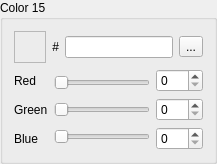
        <widget class="QGroupBox" name="group_15">
         <property name="title">
          <string>Color 15</string>
         </property>
         <layout class="QFormLayout" name="formLayout_65">
          <item row="0" column="0">
           <widget class="QFrame" name="colorFrame_15">
            <property name="minimumSize">
             <size>
              <width>32</width>
              <height>32</height>
             </size>
            </property>
            <property name="maximumSize">
             <size>
              <width>32</width>
              <height>32</height>
             </size>
            </property>
            <property name="frameShape">
             <enum>QFrame::StyledPanel</enum>
            </property>
            <property name="frameShadow">
             <enum>QFrame::Raised</enum>
            </property>
           </widget>
          </item>
          <item row="1" column="0" colspan="2">
           <widget class="QFrame" name="frame_226">
            <property name="frameShape">
             <enum>QFrame::NoFrame</enum>
            </property>
            <property name="frameShadow">
             <enum>QFrame::Raised</enum>
            </property>
            <layout class="QHBoxLayout" name="horizontalLayout_65">
             <property name="leftMargin">
              <number>0</number>
             </property>
             <property name="topMargin">
              <number>0</number>
             </property>
             <property name="rightMargin">
              <number>0</number>
             </property>
             <property name="bottomMargin">
              <number>0</number>
             </property>
             <item>
              <widget class="QFrame" name="frame_227">
               <property name="frameShape">
                <enum>QFrame::NoFrame</enum>
               </property>
               <property name="frameShadow">
                <enum>QFrame::Raised</enum>
               </property>
               <layout class="QVBoxLayout" name="verticalLayout_129">
                <property name="leftMargin">
                 <number>0</number>
                </property>
                <property name="topMargin">
                 <number>0</number>
                </property>
                <property name="rightMargin">
                 <number>0</number>
                </property>
                <property name="bottomMargin">
                 <number>0</number>
                </property>
                <item>
                 <widget class="QLabel" name="label_129">
                  <property name="text">
                   <string>Red</string>
                  </property>
                 </widget>
                </item>
                <item>
                 <widget class="QLabel" name="label_130">
                  <property name="text">
                   <string>Green</string>
                  </property>
                 </widget>
                </item>
                <item>
                 <widget class="QLabel" name="label_131">
                  <property name="text">
                   <string>Blue</string>
                  </property>
                 </widget>
                </item>
               </layout>
              </widget>
             </item>
             <item>
              <widget class="QFrame" name="frame_228">
               <property name="frameShape">
                <enum>QFrame::NoFrame</enum>
               </property>
               <property name="frameShadow">
                <enum>QFrame::Raised</enum>
               </property>
               <layout class="QVBoxLayout" name="verticalLayout_130">
                <property name="leftMargin">
                 <number>0</number>
                </property>
                <property name="topMargin">
                 <number>0</number>
                </property>
                <property name="rightMargin">
                 <number>0</number>
                </property>
                <property name="bottomMargin">
                 <number>0</number>
                </property>
                <item>
                 <widget class="QSlider" name="slider_red_15">
                  <property name="maximum">
                   <number>31</number>
                  </property>
                  <property name="pageStep">
                   <number>4</number>
                  </property>
                  <property name="orientation">
                   <enum>Qt::Horizontal</enum>
                  </property>
                 </widget>
                </item>
                <item>
                 <widget class="QSlider" name="slider_green_15">
                  <property name="maximum">
                   <number>31</number>
                  </property>
                  <property name="pageStep">
                   <number>4</number>
                  </property>
                  <property name="orientation">
                   <enum>Qt::Horizontal</enum>
                  </property>
                 </widget>
                </item>
                <item>
                 <widget class="QSlider" name="slider_blue_15">
                  <property name="maximum">
                   <number>31</number>
                  </property>
                  <property name="pageStep">
                   <number>4</number>
                  </property>
                  <property name="orientation">
                   <enum>Qt::Horizontal</enum>
                  </property>
                 </widget>
                </item>
               </layout>
              </widget>
             </item>
             <item>
              <widget class="QFrame" name="frame_229">
               <property name="frameShape">
                <enum>QFrame::NoFrame</enum>
               </property>
               <property name="frameShadow">
                <enum>QFrame::Raised</enum>
               </property>
               <layout class="QVBoxLayout" name="verticalLayout_131">
                <property name="leftMargin">
                 <number>0</number>
                </property>
                <property name="topMargin">
                 <number>0</number>
                </property>
                <property name="rightMargin">
                 <number>0</number>
                </property>
                <property name="bottomMargin">
                 <number>0</number>
                </property>
                <item>
                 <widget class="QSpinBox" name="spin_red_15">
                  <property name="maximum">
                   <number>255</number>
                  </property>
                  <property name="singleStep">
                   <number>8</number>
                  </property>
                 </widget>
                </item>
                <item>
                 <widget class="QSpinBox" name="spin_green_15">
                  <property name="maximum">
                   <number>255</number>
                  </property>
                  <property name="singleStep">
                   <number>8</number>
                  </property>
                 </widget>
                </item>
                <item>
                 <widget class="QSpinBox" name="spin_blue_15">
                  <property name="maximum">
                   <number>255</number>
                  </property>
                  <property name="singleStep">
                   <number>8</number>
                  </property>
                 </widget>
                </item>
               </layout>
              </widget>
             </item>
            </layout>
           </widget>
          </item>
          <item row="0" column="1">
           <widget class="QFrame" name="frame_230">
            <property name="frameShape">
             <enum>QFrame::NoFrame</enum>
            </property>
            <property name="frameShadow">
             <enum>QFrame::Raised</enum>
            </property>
            <layout class="QVBoxLayout" name="verticalLayout_132">
             <property name="leftMargin">
              <number>0</number>
             </property>
             <property name="topMargin">
              <number>0</number>
             </property>
             <property name="rightMargin">
              <number>0</number>
             </property>
             <property name="bottomMargin">
              <number>0</number>
             </property>
             <item>
              <widget class="QFrame" name="frame_231">
               <property name="frameShape">
                <enum>QFrame::NoFrame</enum>
               </property>
               <property name="frameShadow">
                <enum>QFrame::Raised</enum>
               </property>
               <layout class="QGridLayout" name="gridLayout_17">
                <property name="leftMargin">
                 <number>0</number>
                </property>
                <property name="topMargin">
                 <number>0</number>
                </property>
                <property name="rightMargin">
                 <number>0</number>
                </property>
                <property name="bottomMargin">
                 <number>0</number>
                </property>
                <item row="0" column="0">
                 <widget class="QFrame" name="frame_232">
                  <property name="frameShape">
                   <enum>QFrame::NoFrame</enum>
                  </property>
                  <property name="frameShadow">
                   <enum>QFrame::Raised</enum>
                  </property>
                  <layout class="QFormLayout" name="formLayout_66">
                   <property name="leftMargin">
                    <number>0</number>
                   </property>
                   <property name="topMargin">
                    <number>0</number>
                   </property>
                   <property name="rightMargin">
                    <number>0</number>
                   </property>
                   <property name="bottomMargin">
                    <number>0</number>
                   </property>
                   <item row="0" column="0">
                    <widget class="QLabel" name="label_132">
                     <property name="text">
                      <string>#</string>
                     </property>
                     <property name="alignment">
                      <set>Qt::AlignRight|Qt::AlignTrailing|Qt::AlignVCenter</set>
                     </property>
                    </widget>
                   </item>
                   <item row="0" column="1">
                    <widget class="QLineEdit" name="hex_15"/>
                   </item>
                  </layout>
                 </widget>
                </item>
                <item row="0" column="1">
                 <widget class="QToolButton" name="pick_15">
                  <property name="text">
                   <string>...</string>
                  </property>
                  <property name="icon">
                   <iconset resource="../resources/images.qrc">
                    <normaloff>:/icons/pipette.ico</normaloff>:/icons/pipette.ico</iconset>
                  </property>
                 </widget>
                </item>
               </layout>
              </widget>
             </item>
            </layout>
           </widget>
          </item>
         </layout>
        </widget>
